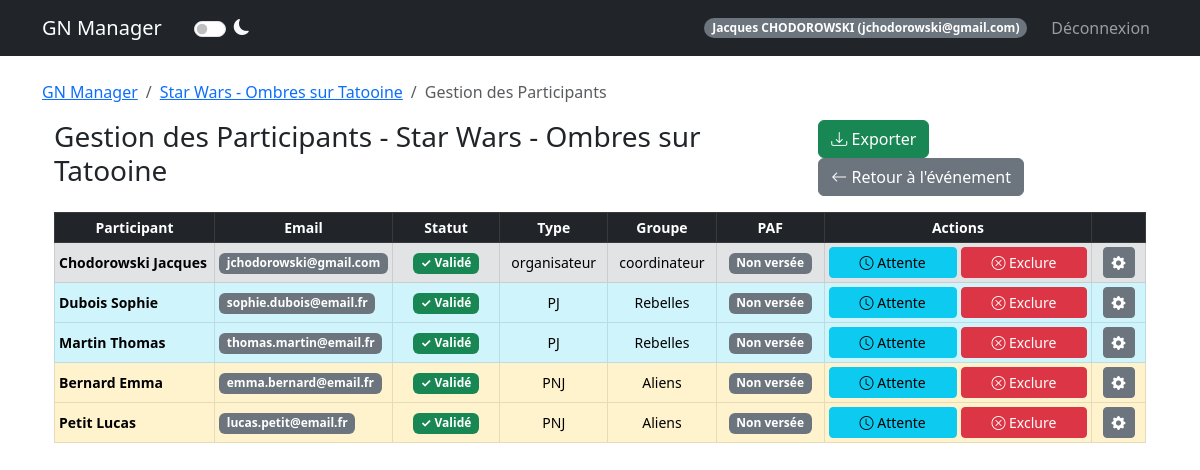
Page /event/1/participants (signed in) on the committed database.
### models.py (models this page shows, shortened)
class User(UserMixin, db.Model):
    id = db.Column(db.Integer, primary_key=True)
    email = db.Column(db.String(120), unique=True, nullable=False)
    password_hash = db.Column(db.String(128))
    nom = db.Column(db.String(80))
    prenom = db.Column(db.String(80))
    age = db.Column(db.Integer)
    genre = db.Column(db.String(20))
    avatar_url = db.Column(db.String(200))
    role = db.Column(db.String(20), default='user')  # createur, sysadmin, user
    is_banned = db.Column(db.Boolean, default=False)
    is_deleted = db.Column(db.Boolean, default=False)  # Suppression logique
    @property
    def is_admin(self):
        """Vérifie si l'utilisateur a des privilèges administrateur."""
        return self.role in ['createur', 'sysadmin']

class Event(db.Model):
    id = db.Column(db.Integer, primary_key=True)
    name = db.Column(db.String(100), nullable=False)
    description = db.Column(db.Text)
    date_start = db.Column(db.DateTime, nullable=False)
    date_end = db.Column(db.DateTime, nullable=False)
    location = db.Column(db.String(200))
    background_image = db.Column(db.String(200))
    visibility = db.Column(db.String(20), default='public')  # public, private
    organizer_structure = db.Column(db.String(100))
    org_link_url = db.Column(db.String(255))
    org_link_title = db.Column(db.String(100))
    google_form_url = db.Column(db.String(255))
    google_form_active = db.Column(db.Boolean, default=False)
    discord_webhook_url = db.Column(db.String(255), nullable=True)
    external_link = db.Column(db.String(255))
    statut = db.Column(db.String(50), default='En préparation')
    groups_config = db.Column(db.Text, default='{"PJ": ["Peu importe"], "PNJ": ["Peu importe"], "Organisateur": ["Peu importe"]}')
    max_pjs = db.Column(db.Integer, default=50)
    max_pnjs = db.Column(db.Integer, default=10)
    max_organizers = db.Column(db.Integer, default=5)

class Participant(db.Model):
    id = db.Column(db.Integer, primary_key=True)
    event_id = db.Column(db.Integer, db.ForeignKey('event.id'), nullable=False)
    user_id = db.Column(db.Integer, db.ForeignKey('user.id'), nullable=False)
    type = db.Column(db.String(50))  # Organisateur, PJ, PNJ
    group = db.Column(db.String(50))
    role_id = db.Column(db.Integer, db.ForeignKey('role.id', use_alter=True, name='fk_participant_role'), nullable=True)
    role_communicated = db.Column(db.Boolean, default=False)
    role_received = db.Column(db.Boolean, default=False)
    registration_status = db.Column(db.String(50), default='À valider')
    paf_status = db.Column(db.String(20), default='non versée')  # non versée, partielle, versée, erreur
    payment_method = db.Column(db.String(50))
    payment_amount = db.Column(db.Float, default=0.0)
    payment_comment = db.Column(db.Text)
    comment = db.Column(db.Text)
    custom_image = db.Column(db.String(200))
    __table_args__ = (
        db.Index('idx_participant_event', 'event_id'),
        db.Index('idx_participant_user', 'user_id'),
        db.Index('idx_participant_status', 'registration_status'),
    )
    user = db.relationship('User', backref='participations')
    event = db.relationship('Event', backref='participants')
    role = db.relationship('Role', foreign_keys=[role_id], backref='participants_with_role')

### routes/participant_routes.py (the view)
@participant_bp.route('/event/<int:event_id>/participants')
@login_required
@organizer_required
def manage(event_id):
    event = Event.query.get_or_404(event_id)
    participants = Participant.query.filter_by(event_id=event.id)\
        .options(joinedload(Participant.user)).all()
    groups_config = json.loads(event.groups_config or '{}')
    breadcrumbs = [
        ('GN Manager', url_for('admin.dashboard')),
        (event.name, url_for('event.detail', event_id=event.id)),
        ('Gestion des Participants', '#')
    ]
    return render_template('manage_participants.html', event=event, participants=participants, groups_config=groups_config, breadcrumbs=breadcrumbs)

### templates/manage_participants.html (shortened to what this page needs)
{% extends "base.html" %}
{% block content %}
<div class="container-fluid mt-3">
    <div class="d-flex justify-content-between align-items-center mb-3">
        <h3>Gestion des Participants - {{ event.name }}</h3>
        <div>
            <button type="button" class="btn btn-success me-2" data-bs-toggle="modal" data-bs-target="#exportModal">
                <i class="bi bi-download"></i> Exporter
            </button>
            <a href="{{ url_for('event.detail', event_id=event.id) }}" class="btn btn-secondary">
                <i class="bi bi-arrow-left"></i> Retour à l'événement
            </a>
        </div>
    </div>
    <div class="table-responsive">
        <table class="table table-sm table-hover table-bordered small">
            <thead class="table-dark">
                <tr>
                    <th class="text-center" style="width: 15%">Participant</th>
                    <th class="text-center" style="width: 15%">Email</th>
                    <th class="text-center" style="width: 10%">Statut</th>
                    <th class="text-center" style="width: 10%">Type</th>
                    <th class="text-center" style="width: 10%">Groupe</th>
                    <th class="text-center" style="width: 10%">PAF</th>
                    <th class="text-center" style="width: 25%">Actions</th>
                    <th class="text-center" style="width: 5%"></th>
                </tr>
            </thead>
            <tbody>
                {% for p in participants %}
                {% set row_class = "" %}
                {% if p.registration_status == 'En attente' or p.registration_status == 'À valider' %}
                {% set row_class = "table-warning" %}
                {% elif p.type == 'organisateur' %}
                {% set row_class = "table-secondary" %}
                {% elif p.type == 'PJ' %}
                {% set row_class = "table-info" %}
                {% elif p.type == 'PNJ' %}
                {% set row_class = "table-warning" %}
                {% endif %}
                <tr class="{{ row_class }}">
                    <td class="align-middle">
                        <strong>{{ p.user.nom }} {{ p.user.prenom }}</strong>
                    </td>
                    <td class="align-middle">
                        <span class="badge bg-secondary">{{ p.user.email }}</span>
                    </td>
                    <td class="align-middle text-center">
                        {% if p.registration_status == 'Validé' %}
                        <span class="badge bg-success">✓ Validé</span>
                        {% elif p.registration_status == 'Rejeté' %}
                        <span class="badge bg-danger">✗ Rejeté</span>
                        {% elif p.registration_status == 'En attente' %}
                        <span class="badge bg-info">⏳ Attente</span>
                        {% else %}
                        <span class="badge bg-warning text-dark">⚠ À valider</span>
                        {% endif %}
                    </td>
                    <td class="align-middle text-center">
                        {% if p.registration_status == 'En attente' or p.registration_status == 'À valider' %}
                        <span class="badge bg-light text-dark border">{{ p.type }} (En Attente)</span>
                        {% else %}
                        {{ p.type }}
                        {% endif %}
                    </td>
                    <td class="align-middle text-center">
                        {{ p.group or 'Peu importe' }}
                    </td>
                    <td class="align-middle text-center">
                        {% if p.paf_status == 'versée' %}
                        <span class="badge bg-success">Versée</span>
                        {% elif p.paf_status == 'partielle' %}
                        <span class="badge bg-warning text-dark">Partielle</span>
                        {% elif p.paf_status == 'dispensé(e)' %}
                        <span class="badge bg-info">Dispensé(e)</span>
                        {% elif p.paf_status == 'erreur' %}
                        <span class="badge bg-danger">Erreur</span>
                        {% else %}
                        <span class="badge bg-secondary">Non versée</span>
                        {% endif %}
                    </td>
                    <td class="align-middle">
                        <div class="d-flex w-100 gap-1">
                            {% if p.registration_status != 'En attente' %}
                            <form method="POST"
                                action="{{ url_for('participant.change_status', event_id=event.id, p_id=p.id) }}"
                                class="flex-fill">
                                <button type="submit" class="btn btn-sm btn-info w-100 py-1" title="Mettre en attente">
                                    <i class="bi bi-clock"></i> Attente
                                </button>
                            </form>
                            {% endif %}
                            {% if p.registration_status != 'Rejeté' %}
                            <form method="POST"
                                action="{{ url_for('participant.change_status', event_id=event.id, p_id=p.id) }}"
                                class="flex-fill">
                                <button type="submit" class="btn btn-sm btn-danger w-100 py-1" title="Exclure">
                                    <i class="bi bi-x-circle"></i> Exclure
                                </button>
                            </form>
                            {% endif %}
                        </div>
                    </td>
                    <td class="align-middle text-center">
                        <button type="button" class="btn btn-sm btn-secondary" data-bs-toggle="modal"
                            data-bs-target="#editModal{{ p.id }}" title="Éditer">
                            <i class="bi bi-gear-fill"></i>
                        </button>
                    </td>
                </tr>
                {% endfor %}
            </tbody>
        </table>
    </div>
</div>
{% endblock %}

### templates/base.html (shortened to what this page needs)
<!DOCTYPE html>
<html lang="fr" data-bs-theme="light">
<head>
    <link href="https://cdn.jsdelivr.net/npm/bootstrap@5.3.0/dist/css/bootstrap.min.css" rel="stylesheet">
    <link rel="stylesheet" href="https://cdn.jsdelivr.net/npm/bootstrap-icons@1.11.3/font/bootstrap-icons.min.css">
</head>
<body>
    <nav class="navbar navbar-expand-lg navbar-dark bg-dark">
        <div class="container">
            <a class="navbar-brand" href="{{ url_for('auth.index') }}">GN Manager</a>
            <div class="form-check form-switch ms-3 d-flex align-items-center">
                <input class="form-check-input" type="checkbox" role="switch" id="themeSwitch" style="cursor: pointer;">
                <label class="form-check-label text-light ms-2" for="themeSwitch" style="cursor: pointer;">
                    <i class="bi bi-moon-fill" id="themeIcon"></i>
                </label>
            </div>
            {% if current_user.is_authenticated %}
            <div class="navbar-nav ms-auto align-items-center">
                <span class="badge bg-secondary rounded-pill me-3">{{ current_user.prenom }} {{ current_user.nom|upper
                    }} ({{ current_user.email }})</span>
                <a class="nav-link" href="{{ url_for('auth.logout') }}">Déconnexion</a>
            </div>
            {% endif %}
        </div>
    </nav>
    <div class="container mt-4">
        {% if breadcrumbs %}
        <nav aria-label="breadcrumb">
            <ol class="breadcrumb">
                {% for label, url in breadcrumbs %}
                {% if loop.last %}
                <li class="breadcrumb-item active" aria-current="page">{{ label }}</li>
                {% else %}
                <li class="breadcrumb-item"><a href="{{ url }}">{{ label }}</a></li>
                {% endif %}
                {% endfor %}
            </ol>
        </nav>
        {% endif %}
        {% block content %}{% endblock %}
    </div>
</body>
</html>

### templates/manage_participants.html (style rules this page uses)
.gap-1 { gap: 0.25rem !important; }
.small { font-size: 0.875rem; }
.badge { font-size: 0.75rem; }
.btn-group-sm>.btn, .btn-sm { white-space: nowrap; }

### rows in the picture
User: prenom "Jacques", nom "CHODOROWSKI", email "jchodorowski@gmail.com"
Event: name "Star Wars - Ombres sur Tatooine"
Participant: user.nom "Chodorowski", user.prenom "Jacques", user.email "jchodorowski@gmail.com", registration_status "✓ Validé", type "organisateur", group "coordinateur", paf_status "Non versée"
Participant: user.nom "Dubois", user.prenom "Sophie", user.email "sophie.dubois@email.fr", registration_status "✓ Validé", type "PJ", group "Rebelles", paf_status "Non versée"
Participant: user.nom "Martin", user.prenom "Thomas", user.email "thomas.martin@email.fr", registration_status "✓ Validé", type "PJ", group "Rebelles", paf_status "Non versée"
Participant: user.nom "Bernard", user.prenom "Emma", user.email "emma.bernard@email.fr", registration_status "✓ Validé", type "PNJ", group "Aliens", paf_status "Non versée"
Participant: user.nom "Petit", user.prenom "Lucas", user.email "lucas.petit@email.fr", registration_status "✓ Validé", type "PNJ", group "Aliens", paf_status "Non versée"

### other values in the picture
{{ label }} "GN Manager"
{{ label }} "Gestion des Participants"
